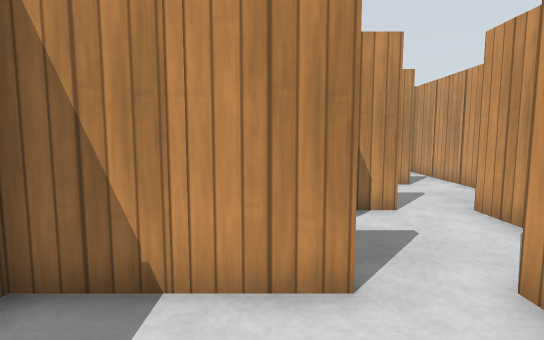
[1] (above)

24 first-person views from a walk through a robot-simulator world made for Gazebo. The camera is 0.86 m above the floor, tilts 6° down and sees 80° across. The floor is counted in squares, 0.5 m on a side. Each view is taken from the middle of a square. On the plan, view 1 faces up. The plan holds only what a view shows up to about 16 squares ahead; the rest is blank. Simple patterns stand in for the simulator's built-in surfaces.

[2]
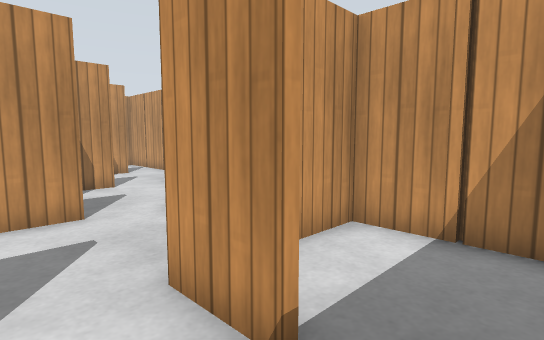

[3]
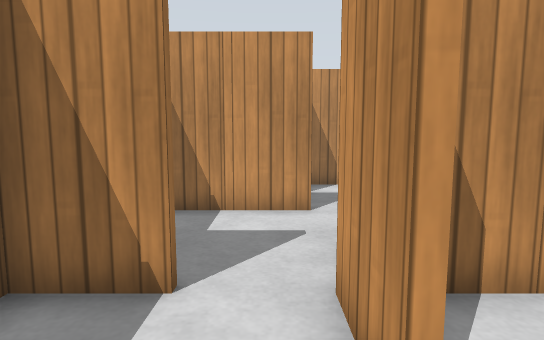

[4]
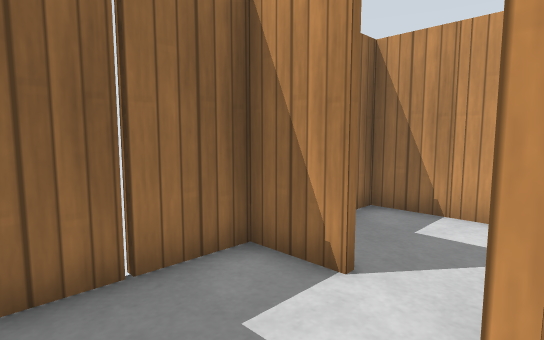

[5]
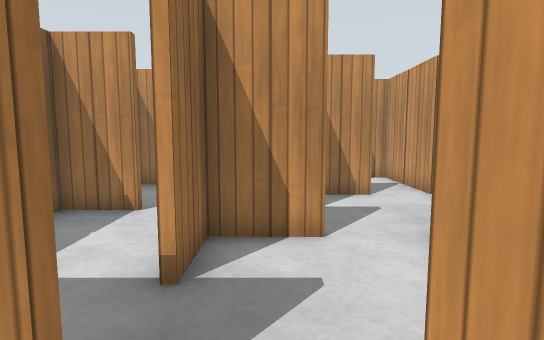

[6]
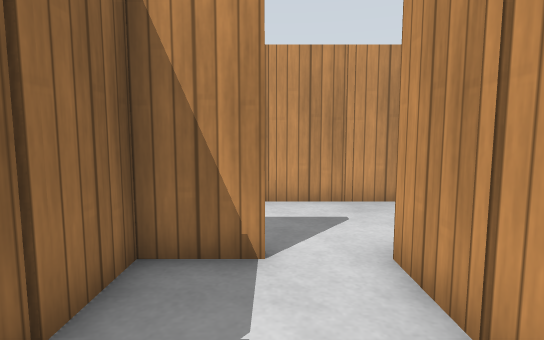

[7]
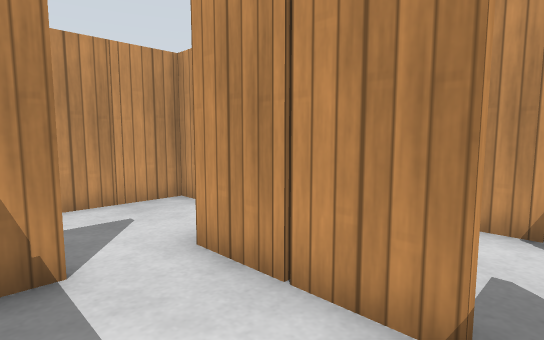

[8]
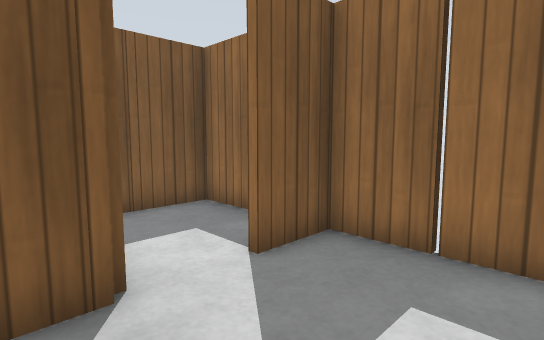

[9]
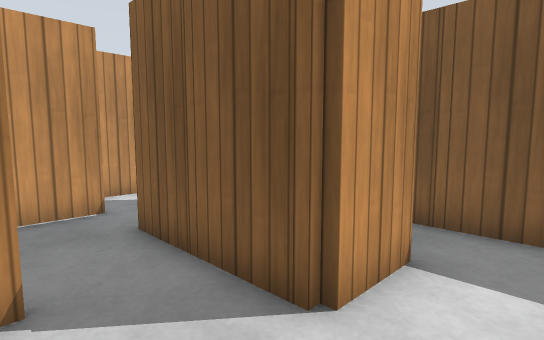

[10]
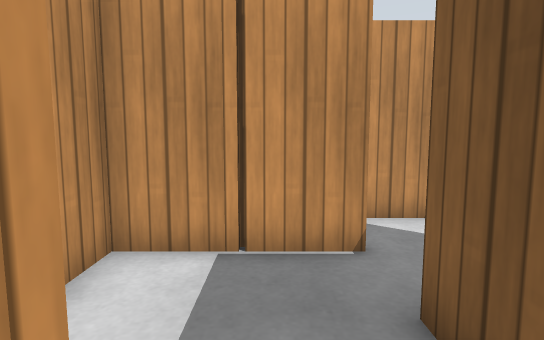

[11]
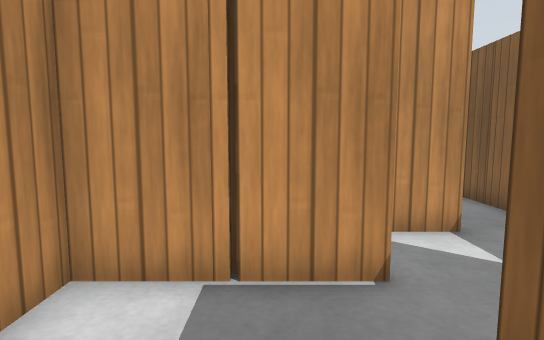

[12]
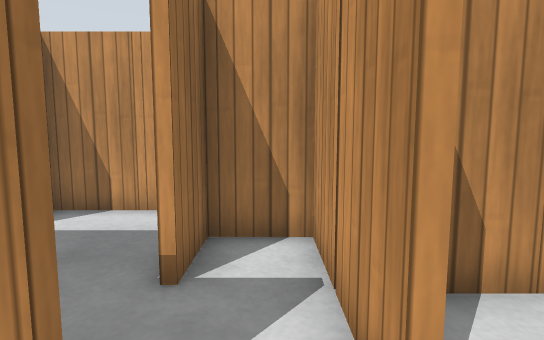

[13]
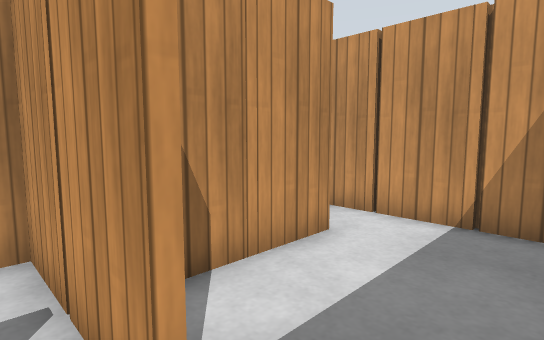

[14]
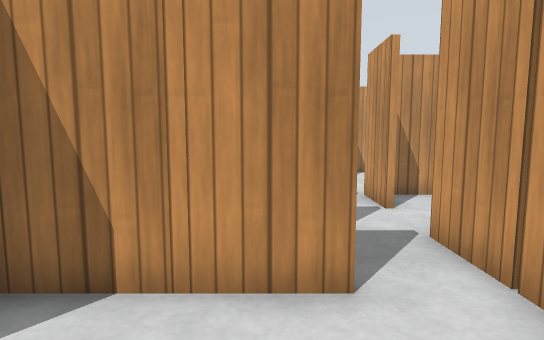

[15]
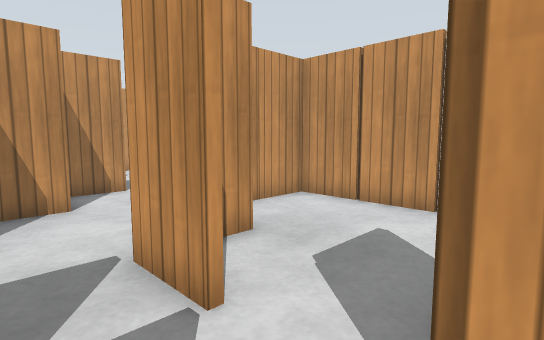

[16]
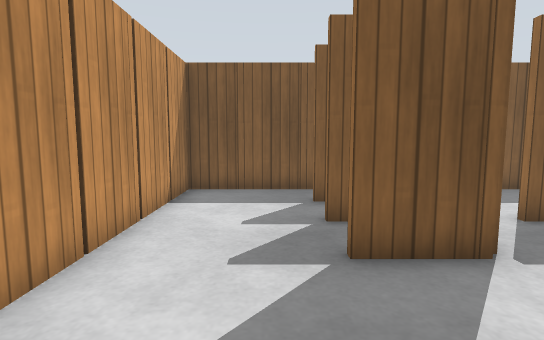

[17]
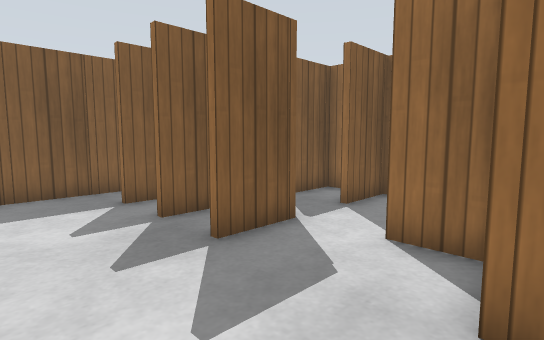

[18]
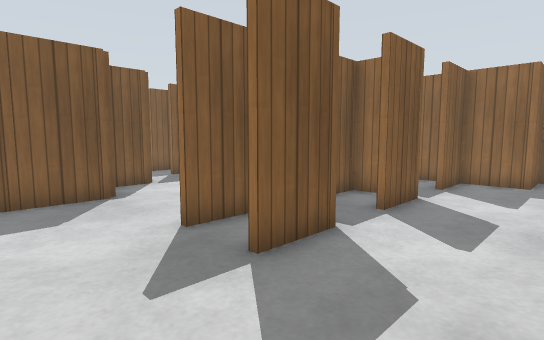

[19]
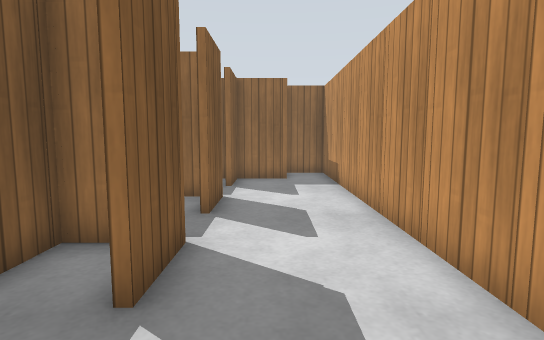

[20]
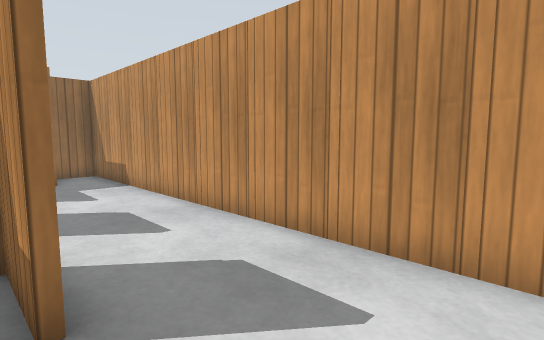

[21]
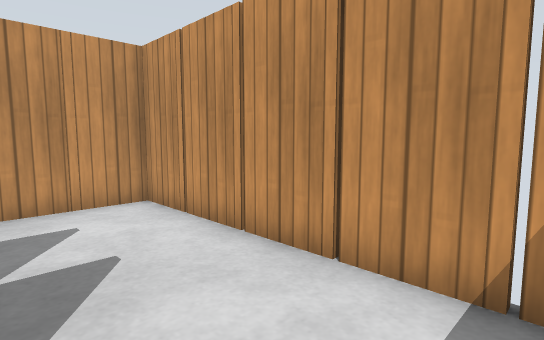

[22]
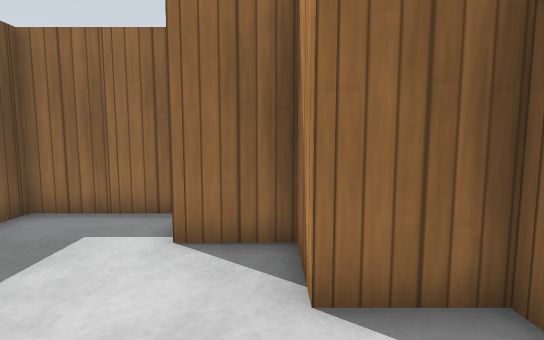

[23]
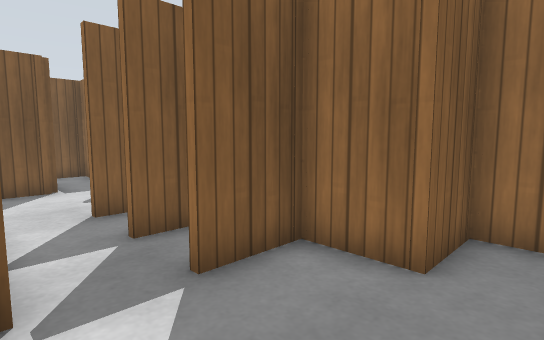

[24]
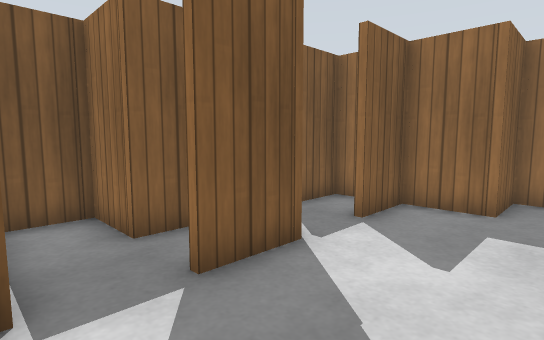

### Floor plan
Points are (right, up) in squares from view 1. A wall is a line through its corners. A room is listed if a view was taken in it or the views show most of it. See-through windows are left out.
Room 1 (views 1, 2, 3, 4, 5, 6, 7, 8, 9, 10)
walls: (0.9, 6.5) (0.9, 5.5); (0.7, 8.4) (0.7, 9.5); (0.7, 5.5) (0.7, 6.5); (3, 7.4) (1.4, 7.4); (-1, 9.4) (-2.9, 9.4) (-2.9, 7.1); (1, 3.4) (-0.5, 3.4); (4.7, 6.4) (4.7, 7.5); (-1.4, 3.4) (-2.9, 3.4) (-2.9, -4.4) (1.5, -4.4); (2.7, 1.5) (2.7, 3.5); (2.7, 12.6) (2.7, 13.4) (1.4, 13.4); (0.5, 13.4) (-0.6, 13.4); (-2, 13.4) (-2.8, 13.4); (1, -0.4) (3.5, -0.4); (2.5, -0.6) (1.9, -0.6); (-1, -0.6) (-3, -0.6); (-3, -0.4) (-1, -0.4); (6.7, 14.4) (6.7, 15.4) (6.1, 15.4); (4.7, -1.6) (4.7, -0.6) (3.4, -0.6); (0.7, -2.5) (0.7, -0.5)
ways out: opening at (3, 1) to room 2; opening at (3.5, 8); opening at (4, 11); opening at (5, 14)
objects: wooden post (-3, -2); wooden post (-3, 2); wooden post (-3, 8); wooden post (-1, -5); wooden post (-1, 4); wooden post (-1, 14); wooden post (1, -5); wooden post (1, 0); wooden post (1, 7); wooden post (1, 8); wooden post (1, 14); wooden post (3, 0); wooden post (3, 4); wooden post (5, -2); wooden post (5, 6); wooden post (5, 15); wooden post (5, 16)
Room 2 (view 11)
walls: (6.7, 2.4) (6.7, 3.4) (3, 3.4); (3.5, -0.4) (5, -0.4); (8.7, 0.4) (8.7, 1.4) (7.5, 1.4)
ways out: opening at (3, 1) to room 1; opening at (7, 0) to room 3
objects: wooden post (5, 3); wooden post (7, 1); wooden post (7, 2)
Room 3 (views 12, 13, 14, 15, 16)
walls: (14.7, 0.4) (14.7, 1.5); (13, -0.6) (9.5, -0.6); (15.6, -0.4) (17, -0.4); (15, 1.6) (17, 1.6); (11.5, 1.6) (13, 1.6); (16, -2.4) (17, -2.4); (10.9, -0.4) (13, -0.4); (14.7, 3.5) (14.7, 5.5); (11.5, 3.6) (13, 3.6); (16.1, -4.4) (20.7, -4.4) (20.7, 5.4); (14.9, 5.1) (14.9, 3.5); (8.7, -2.5) (8.7, -1.4); (9.9, -4.4) (12.1, -4.4); (16.9, 5.9) (16.9, 5.4) (15.5, 5.4); (6.9, 0.5) (6.9, -0.5); (6.7, -0.5) (6.7, 0.6); (10.9, 6.9) (10.9, 4.5); (12.9, 8.6) (12.9, 7.4); (14.9, 9.4) (13.5, 9.4)
ways out: opening at (7, 0) to room 2; opening at (15, 8) to room 4; opening at (20, 6.3) to room 4; opening at (14, 9)
objects: wooden post (5, -3); wooden post (9, -1); wooden post (9, 0); wooden post (11, -5); wooden post (11, -1); wooden post (11, 1); wooden post (11, 2); wooden post (11, 3); wooden post (11, 4); wooden post (15, -3); wooden post (15, -2); wooden post (15, 0); wooden post (15, 2); wooden post (15, 6); wooden post (17, -5); wooden post (19, -5); wooden post (21, -2); wooden post (21, 0); wooden post (21, 2); wooden post (21, 4)
Room 4 (views 17, 18, 19, 20, 21, 22, 23, 24)
walls: (15, 13.6) (17, 13.6); (17, 13.4) (15, 13.4); (15.5, 11.6) (17, 11.6); (17, 11.4) (15.4, 11.4); (14.6, 17.4) (13.5, 17.4); (14.9, 10.5) (14.9, 9.4); (16.6, 17.4) (15.5, 17.4); (11, 13.6) (13, 13.6); (12.6, 17.4) (11.5, 17.4); (11.5, 11.6) (12.9, 11.6) (12.9, 10.5); (13.5, 9.6) (14.5, 9.6); (18.6, 17.4) (17.5, 17.4); (10.6, 17.4) (9.5, 17.4); (17, 7.6) (18.6, 7.6); (8.6, 17.4) (7.5, 17.4); (7.5, 13.6) (9, 13.6); (20.7, 9.1) (20.7, 17.4) (19.4, 17.4); (15, 5.6) (16.1, 5.6); (6.6, 17.4) (4.9, 17.4) (4.9, 16.4); (5.5, 15.6) (6.9, 15.6) (6.9, 14.5); (20.7, 5.4) (20.7, 7.4) (19.4, 7.4)
ways out: opening at (15, 8) to room 3; opening at (20, 6.3) to room 3; opening at (9.5, 14)
objects: wooden post (7, 18); wooden post (9, 18); wooden post (11, 14); wooden post (11, 18); wooden post (13, 18); wooden post (15, 11); wooden post (15, 12); wooden post (15, 14); wooden post (15, 18); wooden post (17, 8); wooden post (17, 18); wooden post (19, 8); wooden post (19, 18); wooden post (21, 6); wooden post (21, 10); wooden post (21, 12); wooden post (21, 14); wooden post (21, 16)

Where each view was taken, in squares from view 1:
view 1: 0 up, 0 right, facing up
view 2: 4 down, 1 left, facing up-right
view 3: 4 down, 0 right, facing up
view 4: 4 down, 1 right, facing up-left
view 5: 2 up, 2 right, facing up
view 6: 5 up, 1 left, facing up
view 7: 5 up, 2 left, facing up-right
view 8: 3 up, 2 right, facing down-left
view 9: 2 up, 1 left, facing down-right
view 10: 1 up, 2 right, facing right
view 11: 1 up, 3 right, facing right
view 12: 4 down, 8 right, facing up
view 13: 4 down, 8 right, facing up-right
view 14: 4 down, 12 right, facing up
view 15: 1 up, 13 right, facing up-right
view 16: 6 up, 18 right, facing down
view 17: 6 up, 20 right, facing down-left
view 18: 17 up, 20 right, facing down-left
view 19: 15 up, 20 right, facing left
view 20: 13 up, 20 right, facing up-left
view 21: 9 up, 17 right, facing up-right
view 22: 9 up, 18 right, facing left
view 23: 17 up, 11 right, facing down-left
view 24: 17 up, 15 right, facing down-left
